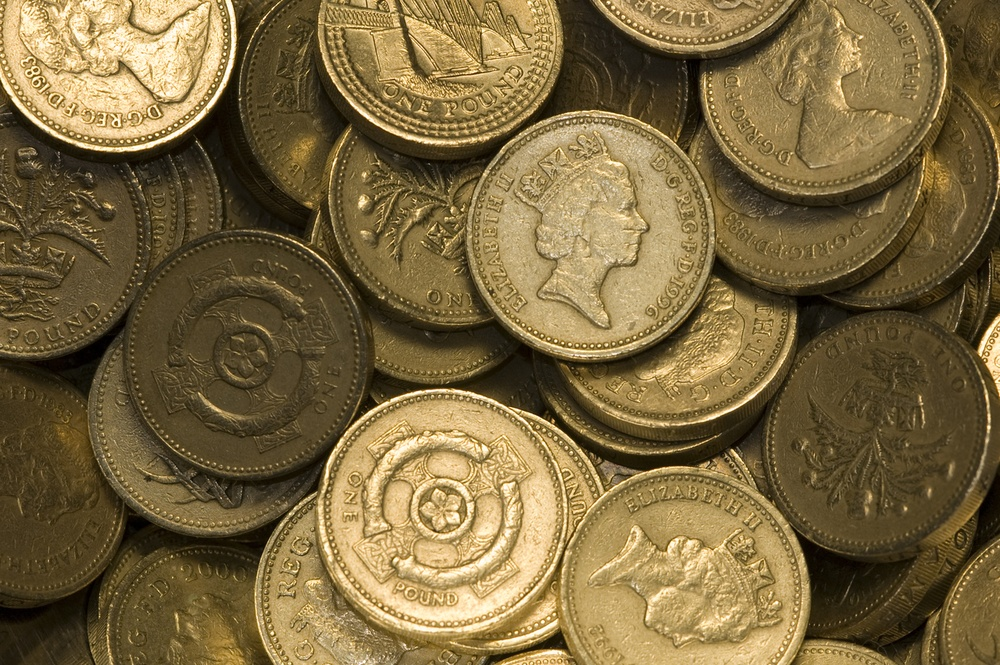
//> input picture coins.jpeg, 1000 x 665 px, shrunk from 1256 x 835 before the run
$ ./abertura-fechamento coins.jpeg   (built with g++ and OpenCV 4)
//> lines starting //> are read from the running program, lines starting //| are printed output that depends on the picture; after the words box and inside, x2 and y2 are one past the last pixel; in counts of white or black regions, pixels touching at a corner belong together
#include <stdio.h>
#include <opencv2/opencv.hpp>
#include <opencv2/imgproc/imgproc.hpp>

using namespace std;
using namespace cv;

int main(int argc, char **argv)
{
    if (argc != 2)
    {
        printf("usage: DisplayImage.out <Image_Path>\n");
        return -1;
    }

    Mat structuringElement = getStructuringElement(MORPH_RECT, Size(3, 3));

    Mat image, gray, bw, eroded, dilated, open, closed;

    image = imread(argv[1], 1);
//> image is the input picture: 665 rows x 1000 cols, CV_8UC3; mean B, G, R 63.1, 104, 123.4
    cvtColor(image, gray, COLOR_BGR2GRAY);
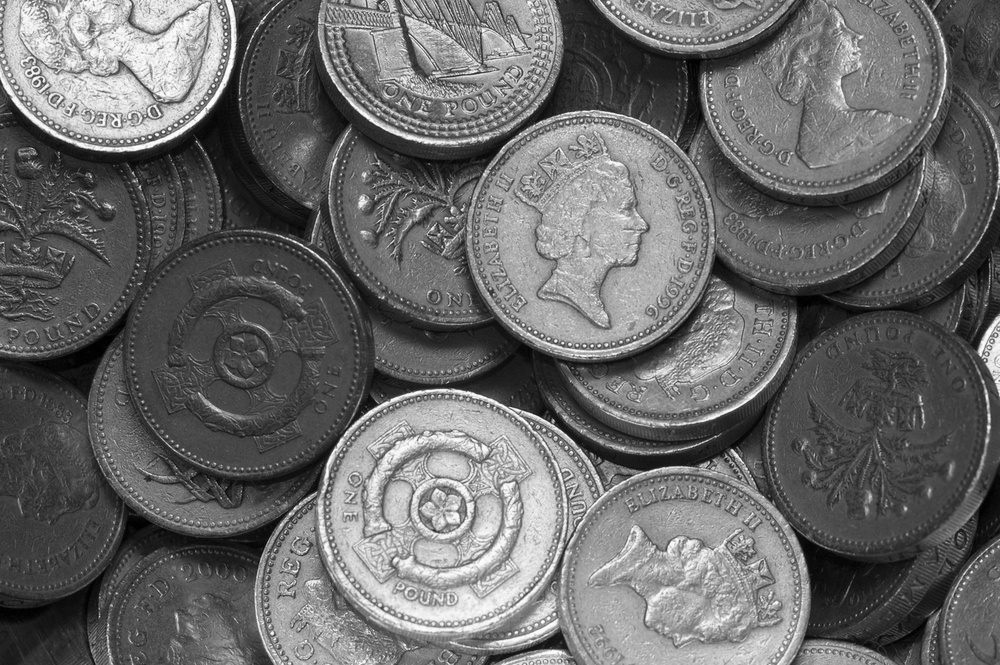
//> gray: 665 rows x 1000 cols, CV_8UC1; min 0, max 254, mean 105.2
    bw = gray > 128;
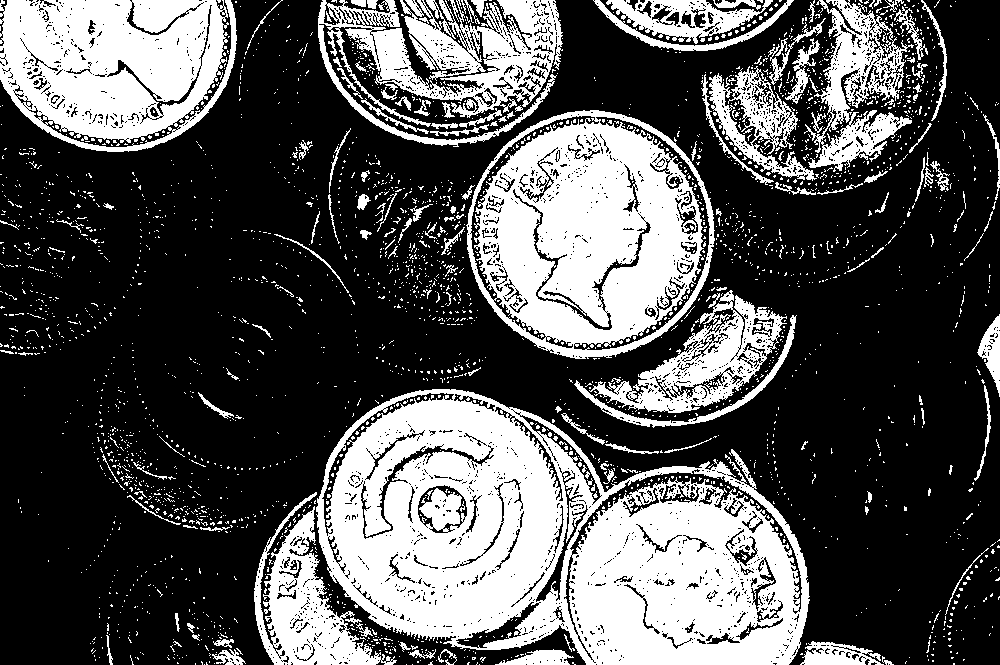
//> bw: 665 rows x 1000 cols, CV_8UC1; 33.4% white; 2833 white regions (2674 under 20 px), largest, box (x1, y1, x2, y2) and area: (316, 389, 810, 665) 83241, (466, 110, 715, 359) 39184, (0, 0, 237, 152) 26571

    erode(bw, eroded, structuringElement);
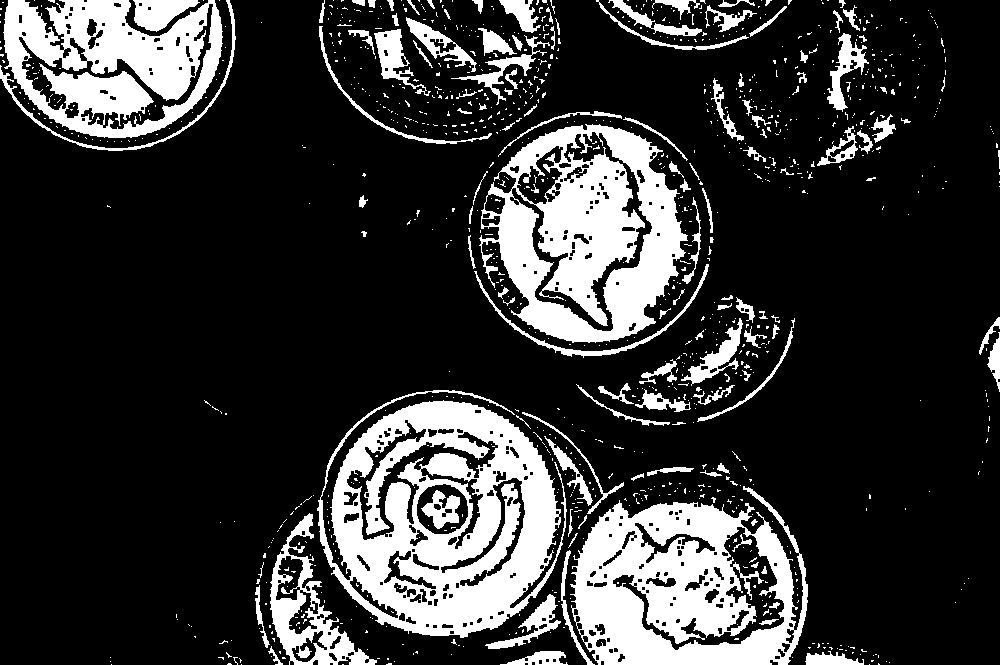
//> eroded: 665 rows x 1000 cols, CV_8UC1; 20.6% white; 1092 white regions (963 under 20 px), largest, box (x1, y1, x2, y2) and area: (317, 390, 567, 638) 33189, (479, 124, 688, 343) 25895, (570, 486, 808, 665) 25411
    dilate(eroded, open, structuringElement);
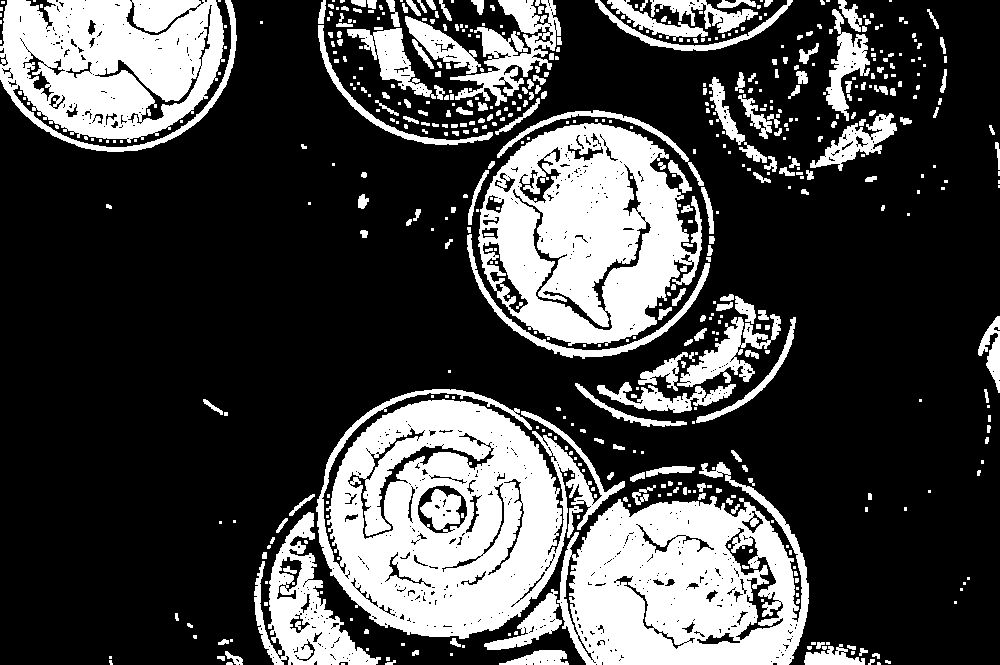
//> open: 665 rows x 1000 cols, CV_8UC1; 28.2% white; 556 white regions (312 under 20 px), largest, box (x1, y1, x2, y2) and area: (316, 389, 625, 639) 44069, (557, 462, 809, 665) 32187, (478, 123, 702, 346) 31920
    imshow("Open Image (opening morphologic filter)", open);

    dilate(bw, dilated, structuringElement);
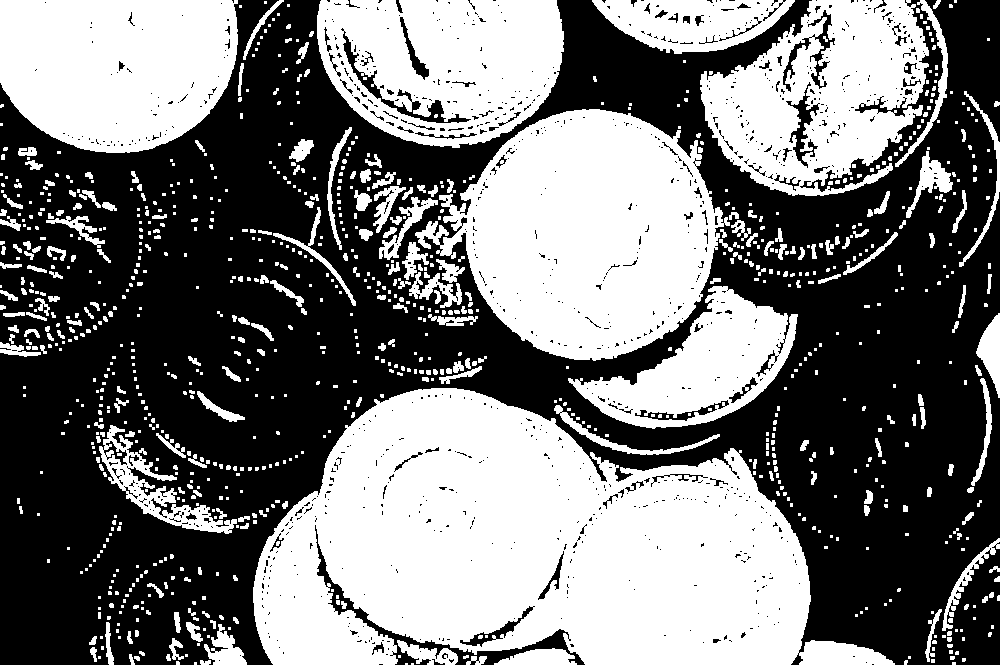
//> dilated: 665 rows x 1000 cols, CV_8UC1; 46.7% white; 981 white regions (687 under 20 px), largest, box (x1, y1, x2, y2) and area: (253, 388, 895, 665) 113187, (415, 109, 730, 361) 50195, (0, 0, 238, 153) 30827
    erode(dilated, closed, structuringElement);
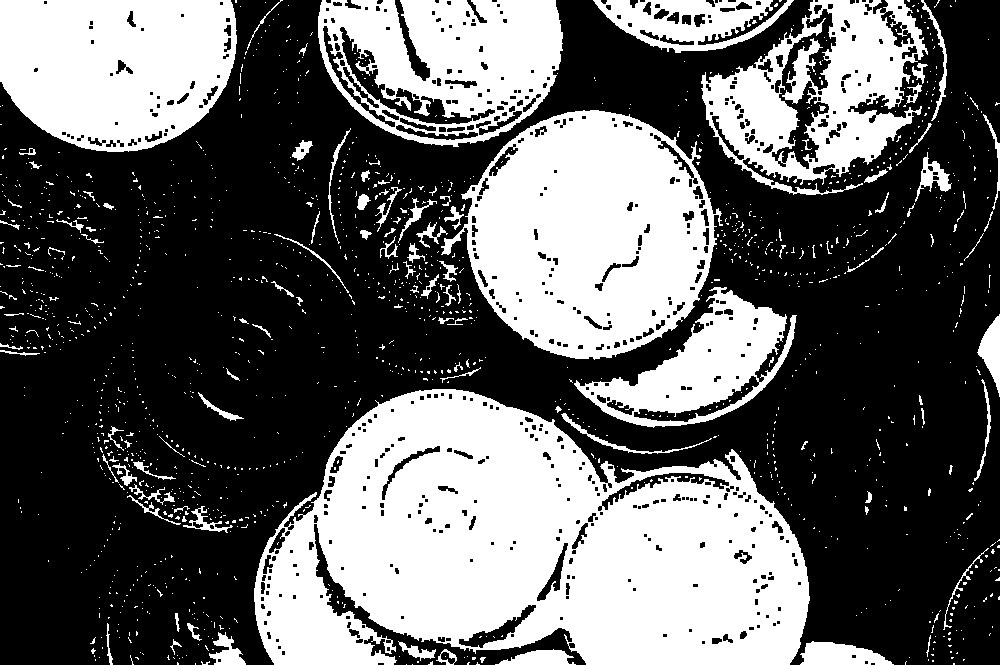
//> closed: 665 rows x 1000 cols, CV_8UC1; 39% white; 1483 white regions (1367 under 20 px), largest, box (x1, y1, x2, y2) and area: (254, 389, 810, 665) 104272, (441, 110, 723, 360) 45635, (0, 0, 237, 152) 29535
    imshow("Closed Image (closing morphologic filter)", closed);

    waitKey(0);
    return 0;
}
